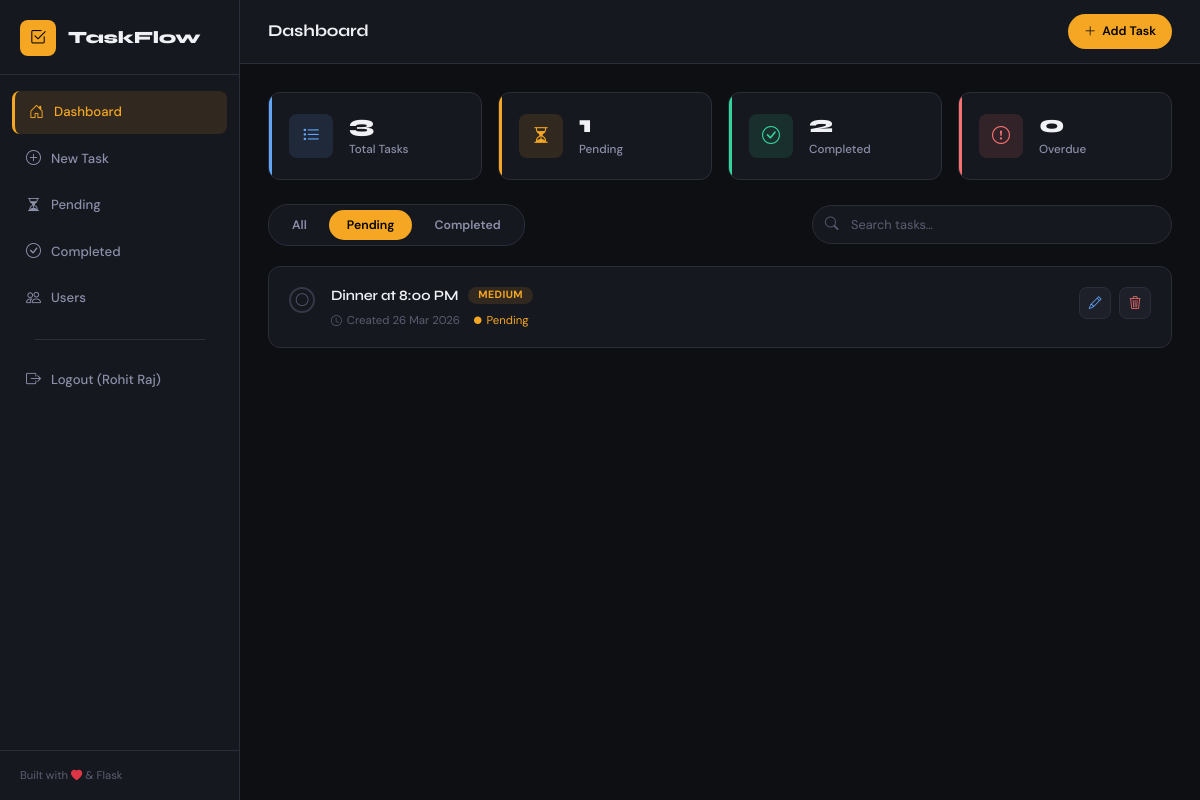
The app's page /?status=Pending (signed in) with its own data.
### app.py (models this page shows, shortened)
class User(UserMixin, db.Model):
    __tablename__ = 'users'
    id = db.Column(db.Integer, primary_key=True)
    username = db.Column(db.String(150), unique=True, nullable=False)
    password_hash = db.Column(db.String(256), nullable=False)
    tasks = db.relationship('Task', backref='owner', lazy=True, cascade='all, delete-orphan')

class Task(db.Model):
    __tablename__ = 'tasks'
    id          = db.Column(db.Integer, primary_key=True)
    title       = db.Column(db.String(200), nullable=False)
    description = db.Column(db.Text, nullable=True)
    status      = db.Column(db.String(20), default='Pending')        # Pending / Completed
    priority    = db.Column(db.String(10), default='Medium')         # Low / Medium / High
    due_date    = db.Column(db.Date, nullable=True)
    created_at  = db.Column(db.DateTime, default=datetime.utcnow)
    user_id     = db.Column(db.Integer, db.ForeignKey('users.id'), nullable=False)
    def is_overdue(self):
        if self.due_date and self.status == 'Pending':
            return self.due_date < date.today()
        return False

### app.py (the view)
@app.route('/')
@login_required
def index():
    status_filter = request.args.get('status', 'All')
    search_query  = request.args.get('search', '').strip()
    tasks = get_filtered_tasks(status_filter, search_query)
    total     = Task.query.filter_by(user_id=current_user.id).count()
    completed = Task.query.filter_by(user_id=current_user.id, status='Completed').count()
    pending   = Task.query.filter_by(user_id=current_user.id, status='Pending').count()
    overdue   = sum(1 for t in Task.query.filter_by(user_id=current_user.id, status='Pending').all() if t.is_overdue())
    return render_template(
        'index.html',
        tasks=tasks,
        status_filter=status_filter,
        search_query=search_query,
        total=total,
        completed=completed,
        pending=pending,
        overdue=overdue,
        today=date.today()
    )

### app.py (called while the page is built)
@login_manager.user_loader
def load_user(user_id):
    return User.query.get(int(user_id))

def get_filtered_tasks(status_filter, search_query):
    query = Task.query.filter_by(user_id=current_user.id)
    if status_filter == 'Completed':
        query = query.filter_by(status='Completed')
    elif status_filter == 'Pending':
        query = query.filter_by(status='Pending')
    if search_query:
        query = query.filter(Task.title.ilike(f'%{search_query}%'))
    tasks = query.order_by(Task.created_at.desc()).all()
    tasks.sort(key=lambda t: PRIORITY_ORDER.get(t.priority, 1))
    return tasks

### templates/index.html (shortened to what this page needs)
{% extends "base.html" %}
{% block page_title %}Dashboard{% endblock %}
{% block content %}
<div class="stats-grid">
  <div class="stat-card stat-total">
    <div class="stat-icon"><i class="bi bi-list-task"></i></div>
    <div class="stat-info">
      <div class="stat-value">{{ total }}</div>
      <div class="stat-label">Total Tasks</div>
    </div>
  </div>
  <div class="stat-card stat-pending">
    <div class="stat-icon"><i class="bi bi-hourglass-split"></i></div>
    <div class="stat-info">
      <div class="stat-value">{{ pending }}</div>
      <div class="stat-label">Pending</div>
    </div>
  </div>
  <div class="stat-card stat-done">
    <div class="stat-icon"><i class="bi bi-check-circle"></i></div>
    <div class="stat-info">
      <div class="stat-value">{{ completed }}</div>
      <div class="stat-label">Completed</div>
    </div>
  </div>
  <div class="stat-card stat-overdue">
    <div class="stat-icon"><i class="bi bi-exclamation-circle"></i></div>
    <div class="stat-info">
      <div class="stat-value">{{ overdue }}</div>
      <div class="stat-label">Overdue</div>
    </div>
  </div>
</div>
<div class="toolbar">
  <div class="filter-tabs">
    {% for label in ['All', 'Pending', 'Completed'] %}
      <a href="{{ url_for('index', status=label, search=search_query) }}"
         class="filter-tab {% if status_filter == label %}active{% endif %}">
        {{ label }}
      </a>
    {% endfor %}
  </div>
  <form class="search-form" method="GET" action="{{ url_for('index') }}">
    <div class="search-wrap">
      <i class="bi bi-search search-icon"></i>
      <input
        type="text"
        name="search"
        class="search-input"
        placeholder="Search tasks…"
        value="{{ search_query }}"
        autocomplete="off"
      />
    </div>
  </form>
</div>
{% if tasks %}
  <div class="task-list" id="taskList">
    {% for task in tasks %}
      <div class="task-card {% if task.status == 'Completed' %}task-done{% endif %} {% if task.is_overdue() %}task-overdue{% endif %}"
           id="task-{{ task.id }}" data-id="{{ task.id }}">
        <div class="task-check">
          <button class="check-btn {% if task.status == 'Completed' %}checked{% endif %}"
                  onclick="toggleTask({{ task.id }}, this)"
                  title="Toggle status">
            <i class="bi {% if task.status == 'Completed' %}bi-check-lg{% else %}bi-circle{% endif %}"></i>
          </button>
        </div>
        <div class="task-body">
          <div class="task-header">
            <span class="task-title">{{ task.title }}</span>
            <div class="task-badges">
              <span class="badge badge-priority badge-{{ task.priority | lower }}">
                {{ task.priority }}
              </span>
            </div>
          </div>
          <div class="task-meta">
            <span class="meta-item">
              <i class="bi bi-clock"></i>
              Created {{ task.created_at.strftime('%d %b %Y') }}
            </span>
            <span class="meta-item status-dot status-{{ task.status | lower }}">
              <i class="bi bi-circle-fill"></i> {{ task.status }}
            </span>
          </div>
        </div>
        <div class="task-actions">
          <a href="{{ url_for('update_task', task_id=task.id) }}"
             class="action-btn btn-edit" title="Edit task">
            <i class="bi bi-pencil"></i>
          </a>
          <button class="action-btn btn-delete"
                  onclick="confirmDelete({{ task.id }}, '{{ task.title | replace("'", "\\'") }}')"
                  title="Delete task">
            <i class="bi bi-trash3"></i>
          </button>
        </div>
      </div>
    {% endfor %}
  </div>
{% endif %}
{% endblock %}

### templates/base.html (shortened to what this page needs)
<!DOCTYPE html>
<html lang="en">
<head>
  <link href="https://cdn.jsdelivr.net/npm/bootstrap@5.3.2/dist/css/bootstrap.min.css" rel="stylesheet" />
  <link href="https://cdn.jsdelivr.net/npm/bootstrap-icons@1.11.3/font/bootstrap-icons.min.css" rel="stylesheet" />
  <link rel="stylesheet" href="{{ url_for('static', filename='css/styles.css') }}" />
</head>
<body>
  <aside class="sidebar">
    <div class="sidebar-brand">
      <span class="brand-icon"><i class="bi bi-check2-square"></i></span>
      <span class="brand-name">TaskFlow</span>
    </div>
    <nav class="sidebar-nav">
      {% if current_user.is_authenticated %}
      <a href="{{ url_for('index') }}" class="nav-item {% if request.endpoint == 'index' %}active{% endif %}">
        <i class="bi bi-house-door"></i> Dashboard
      </a>
      <a href="{{ url_for('add_task') }}" class="nav-item {% if request.endpoint == 'add_task' %}active{% endif %}">
        <i class="bi bi-plus-circle"></i> New Task
      </a>
      <a href="{{ url_for('index', status='Pending') }}" class="nav-item">
        <i class="bi bi-hourglass-split"></i> Pending
      </a>
      <a href="{{ url_for('index', status='Completed') }}" class="nav-item">
        <i class="bi bi-check-circle"></i> Completed
      </a>
      <a href="{{ url_for('users_database') }}" class="nav-item {% if request.endpoint == 'users_database' %}active{% endif %}">
        <i class="bi bi-people"></i> Users
      </a>
      <hr style="margin: 1rem 1.5rem; opacity: 0.1;">
      <a href="{{ url_for('logout') }}" class="nav-item">
        <i class="bi bi-box-arrow-right"></i> Logout ({{ current_user.username }})
      </a>
      {% endif %}
    </nav>
    <div class="sidebar-footer">
      <span>Built with <i class="bi bi-heart-fill text-danger"></i> & Flask</span>
    </div>
  </aside>
  <main class="main-content">
    <header class="topbar">
      <div class="topbar-title">{% block page_title %}Dashboard{% endblock %}</div>
      <a href="{{ url_for('add_task') }}" class="btn-add-top">
        <i class="bi bi-plus-lg"></i> Add Task
      </a>
    </header>
    <div class="page-body">
      {% block content %}{% endblock %}
    </div>
  </main>
</body>
</html>

### records on screen
User: username "Rohit Raj"
Task: title "Dinner at 8:00 PM", priority "MEDIUM", created_at "26 Mar 2026", status "Pending"

### other values on screen
{{ total }} "3"
{{ pending }} "1"
{{ completed }} "2"
{{ overdue }} "0"
{{ label }} "All" "Pending" "Completed"
